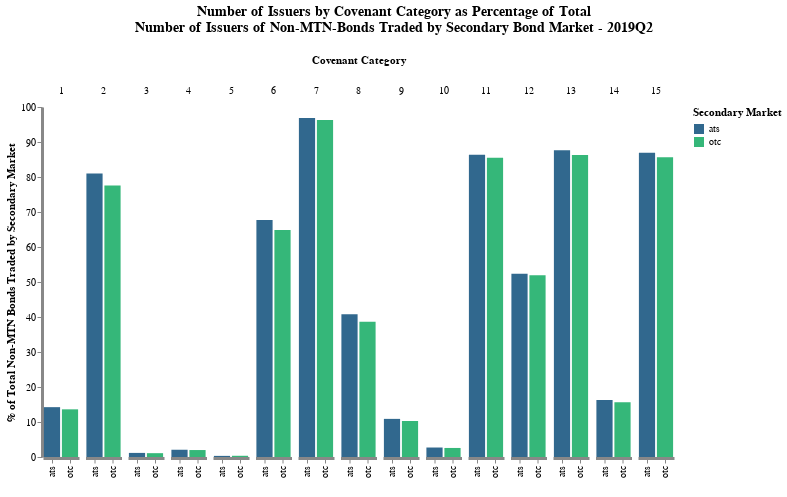

Notebook code for this chart:
### Code cell
pl[3]

### Figure 1 — Vega-Lite specification as saved in the notebook (floating-point values rounded to 4 significant figures)
{"config": {"axis": {"domainWidth": 3}, "opacity": {"value": 0.7}, "view": {"stroke": "transparent"}}, "data": {"values": [{"cov_cat": 1, "cvt": "any", "perc_sbm_total": 13.62, "perc_total": 13.62, "period": "2019Q2", "rt": "any", "sbm": "otc", "value": 274, "variable": "cg1_issuers"}, {"cov_cat": 1, "cvt": "any", "perc_sbm_total": 14.24, "perc_total": 13.32, "period": "2019Q2", "rt": "any", "sbm": "ats", "value": 268, "variable": "cg1_issuers"}, {"cov_cat": 2, "cvt": "any", "perc_sbm_total": 77.58, "perc_total": 77.58, "period": "2019Q2", "rt": "any", "sbm": "otc", "value": 1561, "variable": "cg2_issuers"}, {"cov_cat": 2, "cvt": "any", "perc_sbm_total": 80.98, "perc_total": 75.75, "period": "2019Q2", "rt": "any", "sbm": "ats", "value": 1524, "variable": "cg2_issuers"}, {"cov_cat": 3, "cvt": "any", "perc_sbm_total": 1.093, "perc_total": 1.093, "period": "2019Q2", "rt": "any", "sbm": "otc", "value": 22, "variable": "cg3_issuers"}, {"cov_cat": 3, "cvt": "any", "perc_sbm_total": 1.169, "perc_total": 1.093, "period": "2019Q2", "rt": "any", "sbm": "ats", "value": 22, "variable": "cg3_issuers"}, {"cov_cat": 4, "cvt": "any", "perc_sbm_total": 1.988, "perc_total": 1.988, "period": "2019Q2", "rt": "any", "sbm": "otc", "value": 40, "variable": "cg4_issuers"}, {"cov_cat": 4, "cvt": "any", "perc_sbm_total": 2.072, "perc_total": 1.938, "period": "2019Q2", "rt": "any", "sbm": "ats", "value": 39, "variable": "cg4_issuers"}, {"cov_cat": 5, "cvt": "any", "perc_sbm_total": 0.3479, "perc_total": 0.3479, "period": "2019Q2", "rt": "any", "sbm": "otc", "value": 7, "variable": "cg5_issuers"}, {"cov_cat": 5, "cvt": "any", "perc_sbm_total": 0.3188, "perc_total": 0.2982, "period": "2019Q2", "rt": "any", "sbm": "ats", "value": 6, "variable": "cg5_issuers"}, {"cov_cat": 6, "cvt": "any", "perc_sbm_total": 64.86, "perc_total": 64.86, "period": "2019Q2", "rt": "any", "sbm": "otc", "value": 1305, "variable": "cg6_issuers"}, {"cov_cat": 6, "cvt": "any", "perc_sbm_total": 67.75, "perc_total": 63.37, "period": "2019Q2", "rt": "any", "sbm": "ats", "value": 1275, "variable": "cg6_issuers"}, {"cov_cat": 7, "cvt": "any", "perc_sbm_total": 96.27, "perc_total": 96.27, "period": "2019Q2", "rt": "any", "sbm": "otc", "value": 1937, "variable": "cg7_issuers"}, {"cov_cat": 7, "cvt": "any", "perc_sbm_total": 96.87, "perc_total": 90.61, "period": "2019Q2", "rt": "any", "sbm": "ats", "value": 1823, "variable": "cg7_issuers"}, {"cov_cat": 8, "cvt": "any", "perc_sbm_total": 38.62, "perc_total": 38.62, "period": "2019Q2", "rt": "any", "sbm": "otc", "value": 777, "variable": "cg8_issuers"}, {"cov_cat": 8, "cvt": "any", "perc_sbm_total": 40.75, "perc_total": 38.12, "period": "2019Q2", "rt": "any", "sbm": "ats", "value": 767, "variable": "cg8_issuers"}, {"cov_cat": 9, "cvt": "any", "perc_sbm_total": 10.29, "perc_total": 10.29, "period": "2019Q2", "rt": "any", "sbm": "otc", "value": 207, "variable": "cg9_issuers"}, {"cov_cat": 9, "cvt": "any", "perc_sbm_total": 10.89, "perc_total": 10.19, "period": "2019Q2", "rt": "any", "sbm": "ats", "value": 205, "variable": "cg9_issuers"}, {"cov_cat": 10, "cvt": "any", "perc_sbm_total": 2.584, "perc_total": 2.584, "period": "2019Q2", "rt": "any", "sbm": "otc", "value": 52, "variable": "cg10_issuers"}, {"cov_cat": 10, "cvt": "any", "perc_sbm_total": 2.71, "perc_total": 2.535, "period": "2019Q2", "rt": "any", "sbm": "ats", "value": 51, "variable": "cg10_issuers"}, {"cov_cat": 11, "cvt": "any", "perc_sbm_total": 85.49, "perc_total": 85.49, "period": "2019Q2", "rt": "any", "sbm": "otc", "value": 1720, "variable": "cg11_issuers"}, {"cov_cat": 11, "cvt": "any", "perc_sbm_total": 86.34, "perc_total": 80.77, "period": "2019Q2", "rt": "any", "sbm": "ats", "value": 1625, "variable": "cg11_issuers"}, {"cov_cat": 12, "cvt": "any", "perc_sbm_total": 51.94, "perc_total": 51.94, "period": "2019Q2", "rt": "any", "sbm": "otc", "value": 1045, "variable": "cg12_issuers"}, {"cov_cat": 12, "cvt": "any", "perc_sbm_total": 52.34, "perc_total": 48.96, "period": "2019Q2", "rt": "any", "sbm": "ats", "value": 985, "variable": "cg12_issuers"}, {"cov_cat": 13, "cvt": "any", "perc_sbm_total": 86.28, "perc_total": 86.28, "period": "2019Q2", "rt": "any", "sbm": "otc", "value": 1736, "variable": "cg13_issuers"}, {"cov_cat": 13, "cvt": "any", "perc_sbm_total": 87.62, "perc_total": 81.96, "period": "2019Q2", "rt": "any", "sbm": "ats", "value": 1649, "variable": "cg13_issuers"}, {"cov_cat": 14, "cvt": "any", "perc_sbm_total": 15.66, "perc_total": 15.66, "period": "2019Q2", "rt": "any", "sbm": "otc", "value": 315, "variable": "cg14_issuers"}, {"cov_cat": 14, "cvt": "any", "perc_sbm_total": 16.31, "perc_total": 15.26, "period": "2019Q2", "rt": "any", "sbm": "ats", "value": 307, "variable": "cg14_issuers"}, {"cov_cat": 15, "cvt": "any", "perc_sbm_total": 85.64, "perc_total": 85.64, "period": "2019Q2", "rt": "any", "sbm": "otc", "value": 1723, "variable": "cg15_issuers"}, {"cov_cat": 15, "cvt": "any", "perc_sbm_total": 86.93, "perc_total": 81.31, "period": "2019Q2", "rt": "any", "sbm": "ats", "value": 1636, "variable": "cg15_issuers"}]}, "encoding": {"color": {"field": "sbm", "legend": {"title": "Secondary Market"}, "scale": {"scheme": "viridis"}, "type": "nominal"}, "column": {"field": "cov_cat", "sort": "ascending", "title": "Covenant Category", "type": "ordinal"}, "x": {"axis": {"title": " "}, "field": "sbm", "type": "nominal"}, "y": {"axis": {"grid": false, "stack": null, "title": "% of Total Non-MTN Bonds Traded by Secondary Market"}, "field": "perc_sbm_total", "type": "quantitative"}}, "height": 350, "mark": "bar", "spacing": 4.5, "title": {"align": "center", "anchor": "middle", "fontSize": 14, "offset": 20, "text": ["Number of Issuers by Covenant Category as Percentage of Total", "Number of Issuers of Non-MTN-Bonds Traded by Secondary Bond Market - 2019Q2"]}, "width": {"step": 18}}
